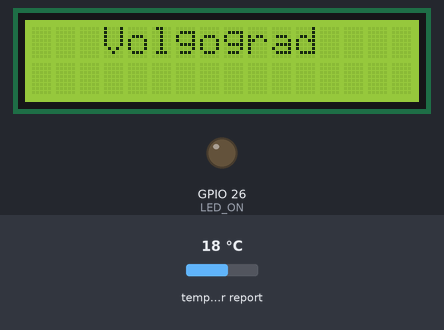
Bench run of a program on a simulated Raspberry Pi (BCM pin numbers). Shown: 16×2 character LCD, output pins drawn as LEDs (lit = HIGH). The test bench sets the inputs (shaded band); at power-on: temperature in the web weather report 18 °C. Requests to the public web service named in the program get a made-up reply in its usual format after 0.4 s (London, UTC, broken clouds, 64 % humidity, 1013 hPa unless stated); pins used as bus, display or sensor lines are not drawn; what the program prints to the terminal is not drawn. At 1.4 s the program stops and its outputs stay as they are.

Above: at 1.21 s.

Measured:
- what the display in image 0 shows lasts 0.4 s, from 1.0 s to 1.4 s

The program:

weather.py
```python
import requests, json
import lcd
import time
#543728 kotl

def weather(city_id):
    api_key = "81a77fe25629fa0937e8ebaf87df7bba"
    base_url = "http://api.openweathermap.org/data/2.5/weather?"
    complete_url = base_url + "appid=" + api_key + "&id=" + city_id +"&units=metric"
    try:
        response = requests.get(complete_url)
        data = response.json()
        temp = data['main']['temp']
        cond = data['weather'][0]['main']
        return str(temp)+ 'C'

    except Exception as e:
        print("Exception (weather):", e)
        pass


LCD_LINE_1 = 0x80
LCD_LINE_2 = 0xC0
LCD_CHR = True
LCD_CMD = False
lcd.lcd_init()
time.sleep(1)
lcd.lcd_byte(LCD_LINE_1, LCD_CMD)
lcd.lcd_string("Volgograd",2)
text = weather("472757")
print(text)
lcd.lcd_byte(LCD_LINE_2, LCD_CMD)
lcd.lcd_string(text,2)
```

lcd.py
```python
#!/usr/bin/python
#
# HD44780 LCD Test Script for
# Raspberry Pi
#
# Author : Matt Hawkins
# Site   : http://www.raspberrypi-spy.co.uk
#
# Date   : 03/08/2012
#

# The wiring for the LCD is as follows:
# 1 : GND
# 2 : 5V
# 3 : Contrast (0-5V)*
# 4 : RS (Register Select)
# 5 : R/W (Read Write)       - GROUND THIS PIN
# 6 : Enable or Strobe
# 7 : Data Bit 0             - NOT USED
# 8 : Data Bit 1             - NOT USED
# 9 : Data Bit 2             - NOT USED
# 10: Data Bit 3             - NOT USED
# 11: Data Bit 4
# 12: Data Bit 5
# 13: Data Bit 6
# 14: Data Bit 7
# 15: LCD Backlight +5V**
# 16: LCD Backlight GND

#import
import RPi.GPIO as GPIO
import time

# Define GPIO to LCD mapping
LCD_RS = 21
LCD_E  = 20
LCD_D4 = 16
LCD_D5 = 19
LCD_D6 = 13
LCD_D7 = 12
LED_ON = 26

# Define some device constants
LCD_WIDTH = 16    # Maximum characters per line
LCD_CHR = True
LCD_CMD = False

LCD_LINE_1 = 0x80 # LCD RAM address for the 1st line
LCD_LINE_2 = 0xC0 # LCD RAM address for the 2nd line

# Timing constants
E_PULSE = 0.00005
E_DELAY = 0.00005

def main():
  # Main program block

  # Initialise display
  lcd_init()
  GPIO.setwarnings(False)
  # Toggle backlight on-off-on
  GPIO.output(LED_ON, True)
  time.sleep(1)
  GPIO.output(LED_ON, False)
  time.sleep(1)
  GPIO.output(LED_ON, True)
  time.sleep(1)

  # Send some centred test
  lcd_byte(LCD_LINE_1, LCD_CMD)
  lcd_string("Rasbperry Pi",2)
  lcd_byte(LCD_LINE_2, LCD_CMD)
  lcd_string("Model B",2)

  time.sleep(3) # 3 second delay

  # Send some left justified text
  lcd_byte(LCD_LINE_1, LCD_CMD)
  lcd_string("1234567890123456",1)
  lcd_byte(LCD_LINE_2, LCD_CMD)
  lcd_string("abcdefghijklmnop",1)

  time.sleep(3) # 3 second delay

  # Send some right justified text
  lcd_byte(LCD_LINE_1, LCD_CMD)
  lcd_string("Raspberrypi-spy",3)
  lcd_byte(LCD_LINE_2, LCD_CMD)
  lcd_string(".co.uk",3)

  time.sleep(30)

  # Turn off backlight
  GPIO.output(LED_ON, False)

def lcd_init():
  GPIO.setmode(GPIO.BCM)       # Use BCM GPIO numbers
  GPIO.setup(LCD_E, GPIO.OUT)  # E
  GPIO.setup(LCD_RS, GPIO.OUT) # RS
  GPIO.setup(LCD_D4, GPIO.OUT) # DB4
  GPIO.setup(LCD_D5, GPIO.OUT) # DB5
  GPIO.setup(LCD_D6, GPIO.OUT) # DB6
  GPIO.setup(LCD_D7, GPIO.OUT) # DB7
  GPIO.setup(LED_ON, GPIO.OUT) # Backlight enable
  # Initialise display
  lcd_byte(0x33,LCD_CMD)
  lcd_byte(0x32,LCD_CMD)
  lcd_byte(0x28,LCD_CMD)
  lcd_byte(0x0C,LCD_CMD)
  lcd_byte(0x06,LCD_CMD)
  lcd_byte(0x01,LCD_CMD)

def lcd_string(message,style):
  # Send string to display
  # style=1 Left justified
  # style=2 Centred
  # style=3 Right justified

  if style==1:
    message = message.ljust(LCD_WIDTH," ")
  elif style==2:
    message = message.center(LCD_WIDTH," ")
  elif style==3:
    message = message.rjust(LCD_WIDTH," ")

  for i in range(LCD_WIDTH):
    lcd_byte(ord(message[i]),LCD_CHR)

def lcd_byte(bits, mode):
  # Send byte to data pins
  # bits = data
  # mode = True  for character
  #        False for command

  GPIO.output(LCD_RS, mode) # RS

  # High bits
  GPIO.output(LCD_D4, False)
  GPIO.output(LCD_D5, False)
  GPIO.output(LCD_D6, False)
  GPIO.output(LCD_D7, False)
  if bits&0x10==0x10:
    GPIO.output(LCD_D4, True)
  if bits&0x20==0x20:
    GPIO.output(LCD_D5, True)
  if bits&0x40==0x40:
    GPIO.output(LCD_D6, True)
  if bits&0x80==0x80:
    GPIO.output(LCD_D7, True)

  # Toggle 'Enable' pin
  time.sleep(E_DELAY)
  GPIO.output(LCD_E, True)
  time.sleep(E_PULSE)
  GPIO.output(LCD_E, False)
  time.sleep(E_DELAY)

  # Low bits
  GPIO.output(LCD_D4, False)
  GPIO.output(LCD_D5, False)
  GPIO.output(LCD_D6, False)
  GPIO.output(LCD_D7, False)
  if bits&0x01==0x01:
    GPIO.output(LCD_D4, True)
  if bits&0x02==0x02:
    GPIO.output(LCD_D5, True)
  if bits&0x04==0x04:
    GPIO.output(LCD_D6, True)
  if bits&0x08==0x08:
    GPIO.output(LCD_D7, True)

  # Toggle 'Enable' pin
  time.sleep(E_DELAY)
  GPIO.output(LCD_E, True)
  time.sleep(E_PULSE)
  GPIO.output(LCD_E, False)
  time.sleep(E_DELAY)

if __name__ == '__main__':
  main()
```
